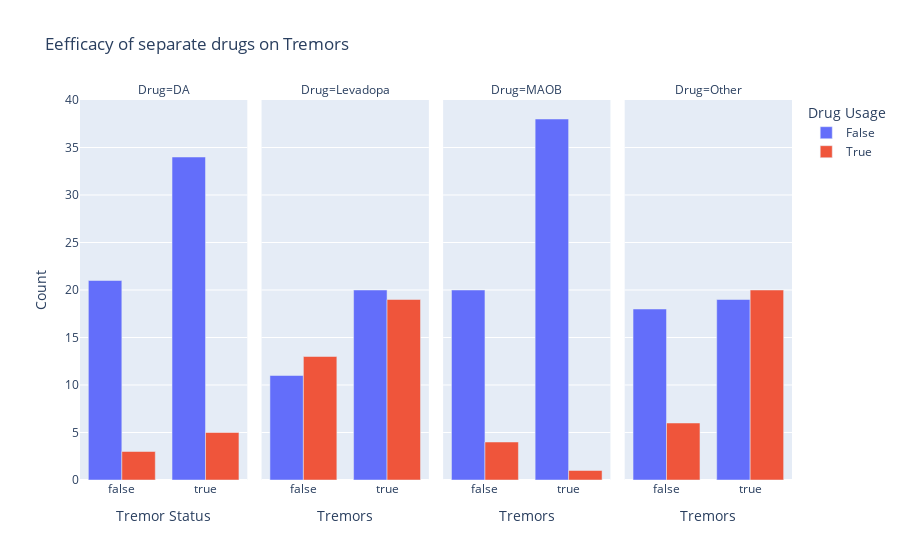

The notebook cell saved with this chart:
### Code cell
def combine_drug_data_for_plotting():

    parkinsons_true_df = explorer_df[explorer_df['Parkinsons'] == True]
    
    
    combined_drug_data = parkinsons_true_df.melt(id_vars=['Tremors'], 
                                                 value_vars=['Levadopa', 'DA', 'MAOB', 'Other'], 
                                                 var_name='Drug', value_name='Usage')
    
    
    tremor_drug_count = combined_drug_data.groupby(['Tremors', 'Drug', 'Usage']).size().reset_index(name='Count')
    
    return tremor_drug_count
combined_drug_data = combine_drug_data_for_plotting()

fig_combined = px.bar(combined_drug_data, x='Tremors', y='Count', color='Usage', barmode='group',
                      facet_col='Drug', title='Eefficacy of separate drugs on Tremors',
                      category_orders={'Tremors': [False, True], 'Usage': [False, True]})


fig_combined.update_layout(xaxis_title='Tremor Status', yaxis_title='Count', legend_title='Drug Usage')
fig_combined.show()

### Figure 1 — Plotly figure (JSON) as saved in the notebook; plotly's stock layout.template omitted (floating-point values rounded to 4 significant figures)
{"data": [{"alignmentgroup": "True", "hovertemplate": "Usage=False<br>Drug=DA<br>Tremors=%{x}<br>Count=%{y}<extra></extra>", "legendgroup": "False", "marker": {"color": "#636efa", "pattern": {"shape": ""}}, "name": "False", "offsetgroup": "False", "orientation": "v", "showlegend": true, "textposition": "auto", "type": "bar", "x": [false, true], "xaxis": "x", "y": [21, 34], "yaxis": "y"}, {"alignmentgroup": "True", "hovertemplate": "Usage=False<br>Drug=Levadopa<br>Tremors=%{x}<br>Count=%{y}<extra></extra>", "legendgroup": "False", "marker": {"color": "#636efa", "pattern": {"shape": ""}}, "name": "False", "offsetgroup": "False", "orientation": "v", "showlegend": false, "textposition": "auto", "type": "bar", "x": [false, true], "xaxis": "x2", "y": [11, 20], "yaxis": "y2"}, {"alignmentgroup": "True", "hovertemplate": "Usage=False<br>Drug=MAOB<br>Tremors=%{x}<br>Count=%{y}<extra></extra>", "legendgroup": "False", "marker": {"color": "#636efa", "pattern": {"shape": ""}}, "name": "False", "offsetgroup": "False", "orientation": "v", "showlegend": false, "textposition": "auto", "type": "bar", "x": [false, true], "xaxis": "x3", "y": [20, 38], "yaxis": "y3"}, {"alignmentgroup": "True", "hovertemplate": "Usage=False<br>Drug=Other<br>Tremors=%{x}<br>Count=%{y}<extra></extra>", "legendgroup": "False", "marker": {"color": "#636efa", "pattern": {"shape": ""}}, "name": "False", "offsetgroup": "False", "orientation": "v", "showlegend": false, "textposition": "auto", "type": "bar", "x": [false, true], "xaxis": "x4", "y": [18, 19], "yaxis": "y4"}, {"alignmentgroup": "True", "hovertemplate": "Usage=True<br>Drug=DA<br>Tremors=%{x}<br>Count=%{y}<extra></extra>", "legendgroup": "True", "marker": {"color": "#EF553B", "pattern": {"shape": ""}}, "name": "True", "offsetgroup": "True", "orientation": "v", "showlegend": true, "textposition": "auto", "type": "bar", "x": [false, true], "xaxis": "x", "y": [3, 5], "yaxis": "y"}, {"alignmentgroup": "True", "hovertemplate": "Usage=True<br>Drug=Levadopa<br>Tremors=%{x}<br>Count=%{y}<extra></extra>", "legendgroup": "True", "marker": {"color": "#EF553B", "pattern": {"shape": ""}}, "name": "True", "offsetgroup": "True", "orientation": "v", "showlegend": false, "textposition": "auto", "type": "bar", "x": [false, true], "xaxis": "x2", "y": [13, 19], "yaxis": "y2"}, {"alignmentgroup": "True", "hovertemplate": "Usage=True<br>Drug=MAOB<br>Tremors=%{x}<br>Count=%{y}<extra></extra>", "legendgroup": "True", "marker": {"color": "#EF553B", "pattern": {"shape": ""}}, "name": "True", "offsetgroup": "True", "orientation": "v", "showlegend": false, "textposition": "auto", "type": "bar", "x": [false, true], "xaxis": "x3", "y": [4, 1], "yaxis": "y3"}, {"alignmentgroup": "True", "hovertemplate": "Usage=True<br>Drug=Other<br>Tremors=%{x}<br>Count=%{y}<extra></extra>", "legendgroup": "True", "marker": {"color": "#EF553B", "pattern": {"shape": ""}}, "name": "True", "offsetgroup": "True", "orientation": "v", "showlegend": false, "textposition": "auto", "type": "bar", "x": [false, true], "xaxis": "x4", "y": [6, 20], "yaxis": "y4"}], "layout": {"annotations": [{"font": {}, "showarrow": false, "text": "Drug=DA", "x": 0.1175, "xanchor": "center", "xref": "paper", "y": 1, "yanchor": "bottom", "yref": "paper"}, {"font": {}, "showarrow": false, "text": "Drug=Levadopa", "x": 0.3725, "xanchor": "center", "xref": "paper", "y": 1, "yanchor": "bottom", "yref": "paper"}, {"font": {}, "showarrow": false, "text": "Drug=MAOB", "x": 0.6275, "xanchor": "center", "xref": "paper", "y": 1, "yanchor": "bottom", "yref": "paper"}, {"font": {}, "showarrow": false, "text": "Drug=Other", "x": 0.8825, "xanchor": "center", "xref": "paper", "y": 1, "yanchor": "bottom", "yref": "paper"}], "barmode": "group", "legend": {"title": {"text": "Drug Usage"}, "tracegroupgap": 0}, "title": {"text": "Eefficacy of separate drugs on Tremors"}, "xaxis": {"anchor": "y", "categoryarray": [false, true], "categoryorder": "array", "domain": [0, 0.235], "title": {"text": "Tremor Status"}}, "xaxis2": {"anchor": "y2", "categoryarray": [false, true], "categoryorder": "array", "domain": [0.255, 0.49], "matches": "x", "title": {"text": "Tremors"}}, "xaxis3": {"anchor": "y3", "categoryarray": [false, true], "categoryorder": "array", "domain": [0.51, 0.745], "matches": "x", "title": {"text": "Tremors"}}, "xaxis4": {"anchor": "y4", "categoryarray": [false, true], "categoryorder": "array", "domain": [0.765, 1.0], "matches": "x", "title": {"text": "Tremors"}}, "yaxis": {"anchor": "x", "domain": [0, 1], "title": {"text": "Count"}}, "yaxis2": {"anchor": "x2", "domain": [0, 1], "matches": "y", "showticklabels": false}, "yaxis3": {"anchor": "x3", "domain": [0, 1], "matches": "y", "showticklabels": false}, "yaxis4": {"anchor": "x4", "domain": [0, 1], "matches": "y", "showticklabels": false}}}
